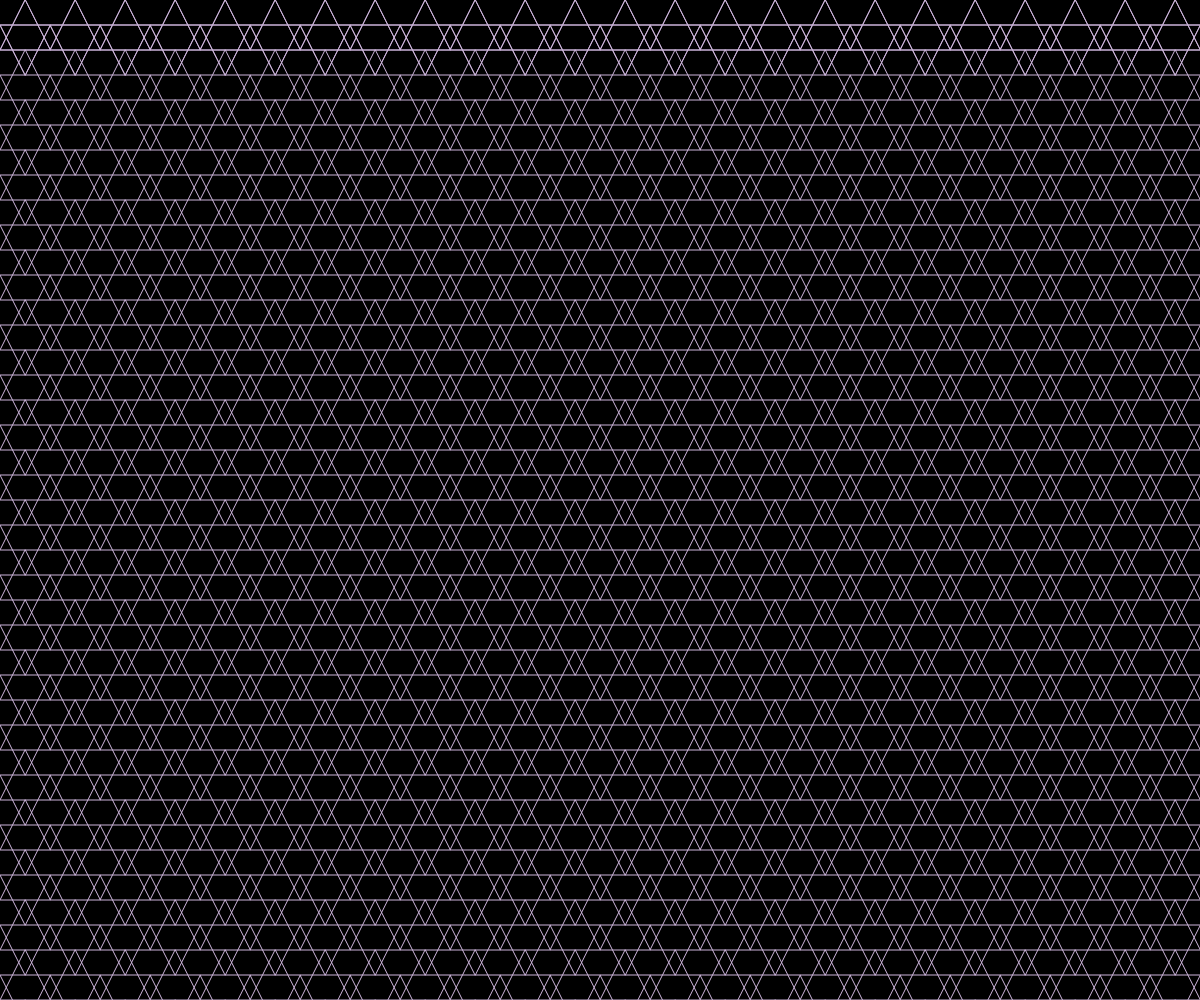
Frame 1 (no input)
Frame 60 (no input): identical to frame 1, image omitted
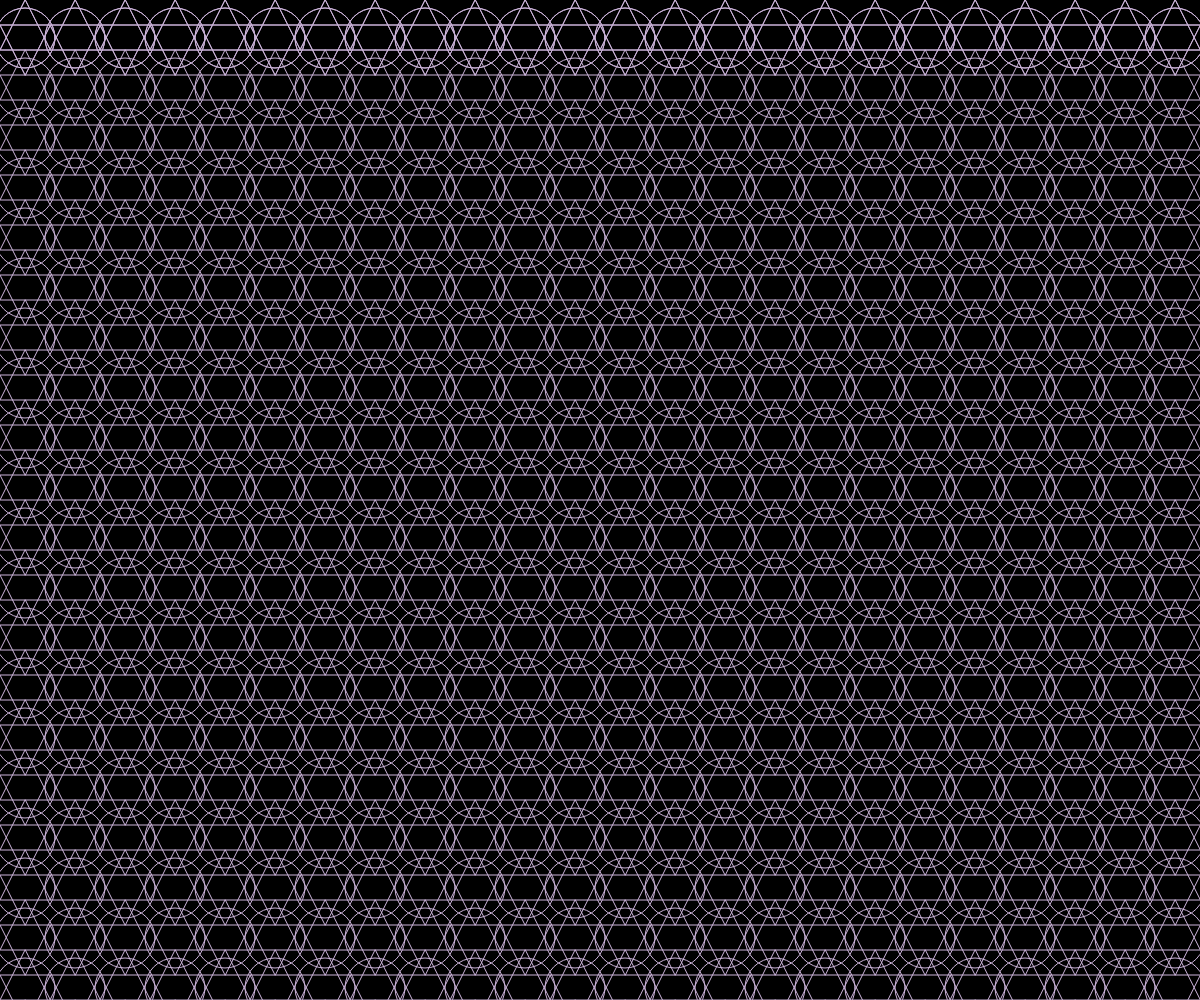
Frame 120 (the mouse pressed at the canvas centre since frame 60)

The p5.js sketch that drew these frames (run headless with seeded random() and noise() and a simulated clock; from frame 60 on, the mouse is pressed at the canvas centre):

// p5.js sketch
// ── sketch.js
function setup() {
  createCanvas(windowWidth, windowHeight);
}

function draw() {
  rectMode(CENTER)//設定方塊座標以中心點為座標
  background(0);//背景顏色為黑色
  noFill()//不充滿顏色
  stroke("#cdb4db")//框線為紫色
  var w = mouseX/10
  //第一行(x軸)
  for(var i=0;i<width/50;i++)//i++就是i=i+1
  {
  ellipse(25+50*i,38,w)
  triangle(25+50*i,0,0+50*i,50,50+50*i,50)
  triangle(25+50*i,75,0+50*i,25,50+50*i,25)
  }
  //
  for(var i=0;i<width/50;i++)//i++就是i=i+1
  for(var j=0;j<width/50;j++)
  {
  ellipse(25+50*i,38+50*j,w)
  triangle(25+50*j,0+50*i,0+50*j,50+50*i,50+50*j,50+50*i)
  triangle(25+50*j,75+50*i,0+50*j,25+50*i,50+50*j,25+50*i)
  }
}
